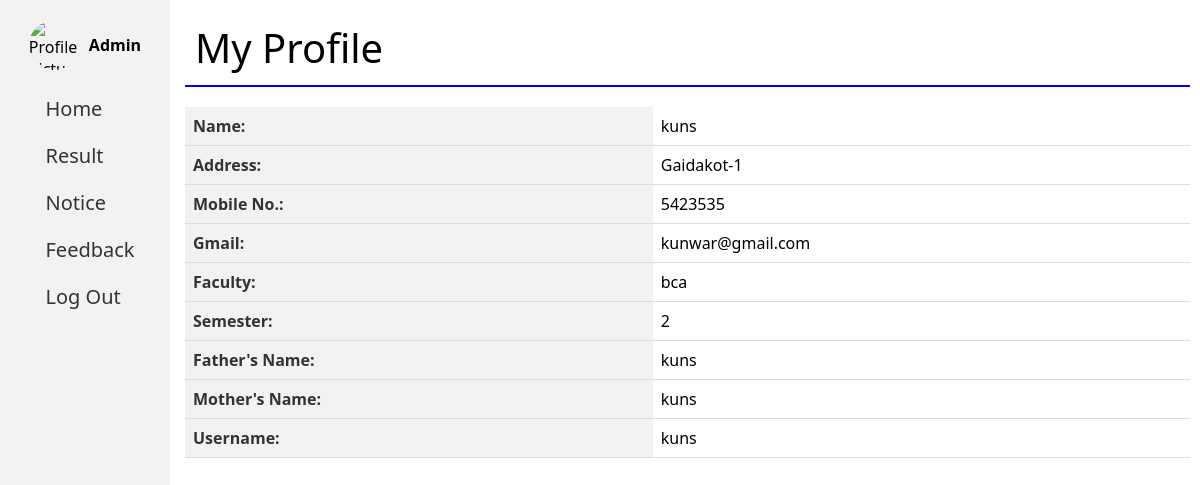
The page /student/studentdashboard.php (signed in) on the database its author committed.
### tables this page shows
CREATE TABLE `student` (
  `sid` int(10) NOT NULL,
  `sname` varchar(50) NOT NULL,
  `address` varchar(50) NOT NULL,
  `mnumber` int(30) NOT NULL,
  `email` varchar(50) NOT NULL,
  `faculty` varchar(20) NOT NULL,
  `semyear` varchar(30) NOT NULL,
  `fname` varchar(50) NOT NULL,
  `mname` varchar(50) NOT NULL,
  `ayear` date NOT NULL,
  `username` varchar(50) NOT NULL,
  `password` varchar(50) NOT NULL,
  `status` varchar(100) NOT NULL DEFAULT 'not verified'
);

### student/studentdashboard.php (the view, shortened to what this page needs)
<!DOCTYPE html>
<html>
<head>
</head>
<body>
    <div class="container">
        <?php include('stsidebar.php'); ?>
        <div class="thead-main">
            <div class="dlabel">
                My Profile
            </div>
            <div>
                <?php
                $sql = "SELECT * FROM student where username='{$student}'";
                $res = mysqli_query($conn, $sql);
                $rows = mysqli_fetch_array($res) ?>
                <table>
                    <tbody>
                        <tr>
                            <th class="table-heading">Name:</th>
                            <td><?php echo $rows['sname']; ?></td>
                        </tr>
                        <tr>
                            <th class="table-heading">Address:</th>
                            <td><?php echo $rows['address']; ?></td>
                        </tr>
                        <tr>
                            <th class="table-heading">Mobile No.:</th>
                            <td><?php echo $rows['mnumber']; ?></td>
                        </tr>
                        <tr>
                            <th class="table-heading">Gmail:</th>
                            <td><?php echo $rows['email']; ?></td>
                        </tr>
                        <tr>
                            <th class="table-heading">Faculty:</th>
                            <td><?php echo $rows['faculty']; ?></td>
                        </tr>
                        <tr>
                            <th class="table-heading">Semester:</th>
                            <td><?php echo $rows['semyear']; ?></td>
                        </tr>
                        <tr>
                            <th class="table-heading">Father's Name:</th>
                            <td><?php echo $rows['fname']; ?></td>
                        </tr>
                        <tr>
                            <th class="table-heading">Mother's Name:</th>
                            <td><?php echo $rows['mname']; ?></td>
                        </tr>
                        <tr>
                            <th class="table-heading">Username:</th>
                            <td><?php echo $rows['username']; ?></td>
                        </tr>
                    </tbody>
                </table>
            </div>
</body>
</html>

### student/studentdashboard.php (style rules this page uses)
.container { display: flex; padding: 10px; }
.dlabel { color: black; padding: 10px 10px; text-align: start; font-size: 40px; border-bottom: solid blue 2px; }
.thead-main { text-align: center; height: 100%; width: 100%; margin-left: 175px; }
table { margin-top: 20px; border-collapse: collapse; width: 100%; margin-bottom: 20px; }
th, td { padding: 8px; text-align: left; border-bottom: 1px solid #ddd; }
th { background-color: #f2f2f2; font-weight: bold; color: #333; }
.table-heading { font-weight: bold; }

### student/stsidebar.php (style rules this page uses)
* { margin: 0; padding: 0; box-sizing: border-box; }
body { font-family: system-ui, -apple-system, BlinkMacSystemFont, 'Segoe UI', Roboto, Oxygen, Ubuntu, Cantarell, 'Open Sans', 'Helvetica Neue', sans-serif; }

### rows shown on the page
student: sname "kuns", address "Gaidakot-1", mnumber "5423535", email "kunwar@gmail.com", faculty "bca", semyear "2", fname "kuns", mname "kuns", username "kuns"
